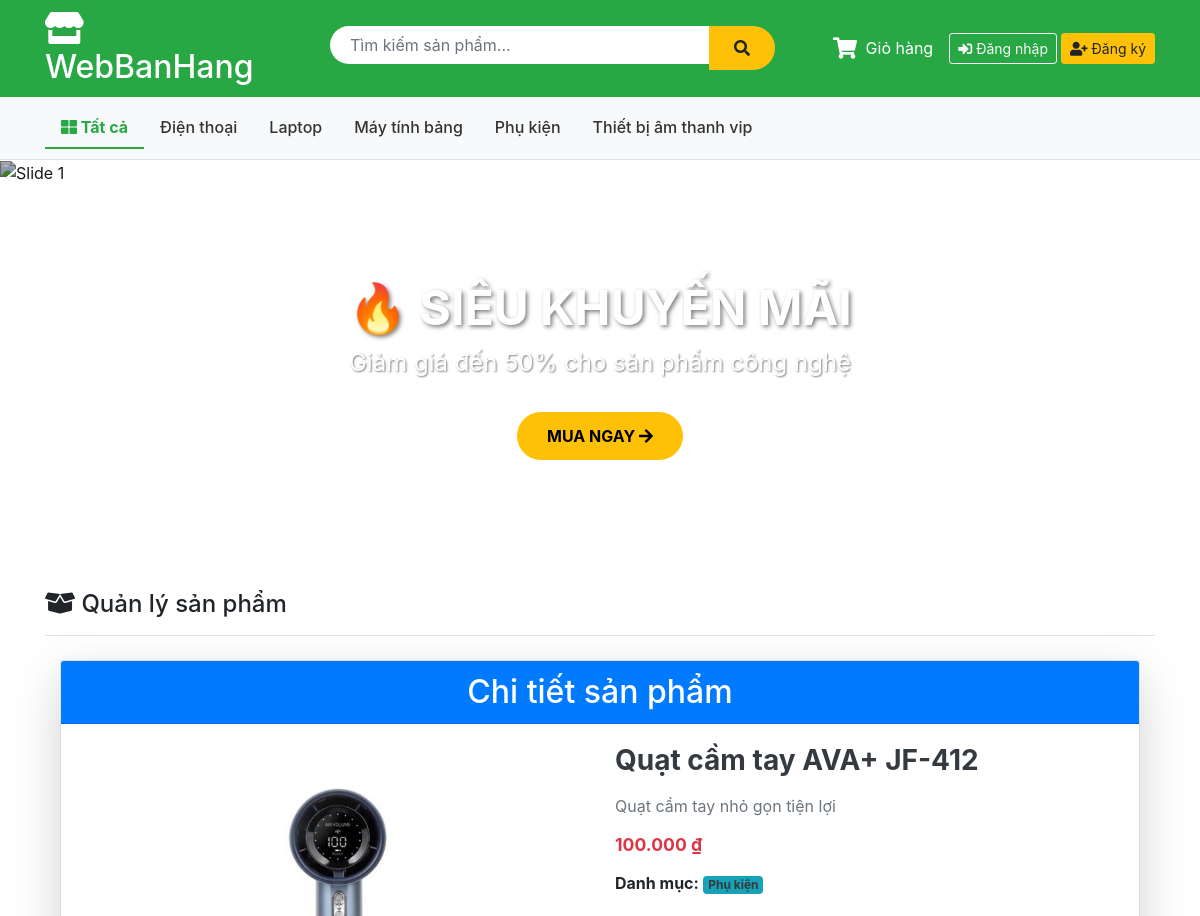
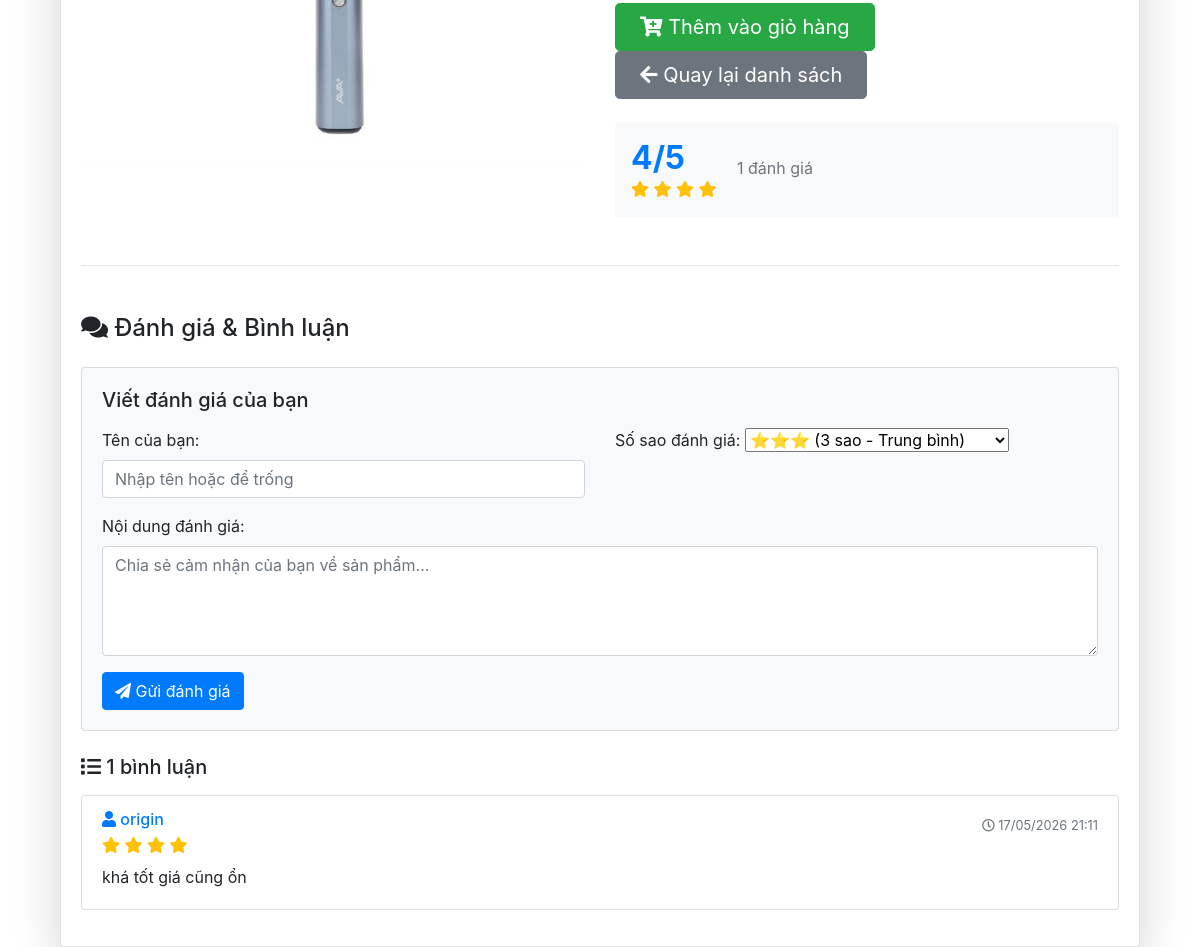
/Product/show/8, run on the app's committed database (2 pictures, top to bottom).
### tables this page shows
CREATE TABLE IF NOT EXISTS `category` (
  `id` int NOT NULL AUTO_INCREMENT,
  `name` varchar(100) NOT NULL,
  `description` text,
  PRIMARY KEY (`id`)
);

CREATE TABLE IF NOT EXISTS `product` (
  `id` int NOT NULL AUTO_INCREMENT,
  `name` varchar(100) NOT NULL,
  `description` text,
  `price` decimal(10,2) NOT NULL,
  `image` varchar(255) DEFAULT NULL,
  `category_id` int DEFAULT NULL,
  PRIMARY KEY (`id`),
  KEY `category_id` (`category_id`),
  CONSTRAINT `product_ibfk_1` FOREIGN KEY (`category_id`) REFERENCES `category` (`id`) ON DELETE CASCADE
);

CREATE TABLE IF NOT EXISTS `reviews` (
  `id` int NOT NULL AUTO_INCREMENT,
  `product_id` int NOT NULL,
  `user_id` int DEFAULT NULL,
  `username` varchar(100) DEFAULT NULL,
  `rating` int NOT NULL,
  `content` text NOT NULL,
  `created_at` timestamp NULL DEFAULT CURRENT_TIMESTAMP,
  PRIMARY KEY (`id`),
  KEY `product_id` (`product_id`),
  CONSTRAINT `reviews_ibfk_1` FOREIGN KEY (`product_id`) REFERENCES `product` (`id`) ON DELETE CASCADE,
  CONSTRAINT `reviews_chk_1` CHECK ((`rating` between 1 and 5))
);

### app/views/product/show.php (the view, shortened to what the rows shown need)
<?php include 'app/views/shares/header.php'; ?>
<div class="container mt-4">
    <div class="card shadow-lg">
        <div class="card-header bg-primary text-white text-center">
            <h2 class="mb-0">Chi tiết sản phẩm</h2>
        </div>
        <div class="card-body">
            <?php if($product): ?>
            <div class="row">
                <div class="col-md-6">
                    <?php if($product->image): ?>
                        <img src="/public/<?php echo htmlspecialchars($product->image); ?>"
                             class="img-fluid rounded"
                             alt="<?php echo htmlspecialchars($product->name); ?>"
                             style="max-height: 500px; width: 100%; object-fit: cover;">
                    <?php endif; ?>
                </div>
                <div class="col-md-6">
                    <h3 class="text-dark font-weight-bold mb-3">
                        <?php echo htmlspecialchars($product->name); ?>
                    </h3>
                    <p class="text-muted">
                        <?php echo nl2br(htmlspecialchars($product->description)); ?>
                    </p>
                    <h4 class="text-danger font-weight-bold my-3">
                        <?php echo number_format((float)($product->price ?? 0), 0, ',', '.'); ?> ₫
                    </h4>
                    <p class="mb-3">
                        <strong>Danh mục:</strong>
                        <span class="badge bg-info text-dark">
                            <?php echo htmlspecialchars($product->category_name ?? 'Chưa phân loại'); ?>
                        </span>
                    </p>
                    <div class="mt-4 d-flex flex-wrap gap-2">
                        <button onclick="addToCart(<?php echo $product->id; ?>)"
                                class="btn btn-success btn-lg px-4"
                                id="btn-add-to-cart">
                            <i class="fas fa-cart-plus"></i> Thêm vào giỏ hàng
                        </button>
                        <a href="/Product" class="btn btn-secondary btn-lg px-4">
                            <i class="fas fa-arrow-left"></i> Quay lại danh sách
                        </a>
                    </div>
                    <?php if(isset($averageRating) && $averageRating['total'] > 0): ?>
                    <div class="mt-4 p-3 bg-light rounded">
                        <div class="d-flex align-items-center">
                            <div class="mr-3">
                                <h2 class="mb-0 text-primary font-weight-bold">
                                    <?php echo $averageRating['average']; ?>/5
                                </h2>
                                <div class="text-warning">
                                    <?php
                                    $avg = round($averageRating['average']);
                                    for($i = 0; $i < 5; $i++):
                                    ?>
                                        <i class="fas fa-star<?php echo $i < $avg ? '' : '-o'; ?>"></i>
                                    <?php endfor; ?>
                                </div>
                            </div>
                            <div>
                                <p class="mb-1 text-muted">
                                    <?php echo $averageRating['total']; ?> đánh giá
                                </p>
                            </div>
                        </div>
                    </div>
                    <?php endif; ?>
                </div>
            </div>
            <hr class="my-5">
            <div class="review-section">
                <h4 class="mb-4"><i class="fas fa-comments"></i> Đánh giá & Bình luận</h4>
                <div class="card bg-light mb-4">
                    <div class="card-body">
                        <h5 class="card-title mb-3">Viết đánh giá của bạn</h5>
                        <form method="POST" action="/Product/saveReview">
                            <div class="row">
                                <div class="col-md-6 mb-3">
                                    <label class="form-label">Tên của bạn:</label>
                                    <input type="text" name="username" class="form-control"
                                           placeholder="Nhập tên hoặc để trống"
                                           value="<?php
                                           echo htmlspecialchars($_SESSION['username'] ?? '');
                                           ?>">
                                </div>
                                <div class="col-md-6 mb-3">
                                    <label class="form-label">Số sao đánh giá:</label>
                                    <select name="rating" class="form-select">
                                        <option value="3" selected>⭐⭐⭐ (3 sao - Trung bình)</option>
                                    </select>
                                </div>
                            </div>
                            <div class="mb-3">
                                <label class="form-label">Nội dung đánh giá:</label>
                                <textarea name="content" class="form-control" rows="4"
                                          placeholder="Chia sẻ cảm nhận của bạn về sản phẩm..." required></textarea>
                            </div>
                            <button type="submit" class="btn btn-primary">
                                <i class="fas fa-paper-plane"></i> Gửi đánh giá
                            </button>
                        </form>
                    </div>
                </div>
                <?php if (!empty($reviews)): ?>
                    <h5 class="mb-3">
                        <i class="fas fa-list"></i>
                        <?php echo count($reviews); ?> bình luận
                    </h5>
                    <?php foreach ($reviews as $review): ?>
                    <div class="card mb-3">
                        <div class="card-body">
                            <div class="d-flex justify-content-between align-items-start">
                                <div>
                                    <h6 class="card-subtitle mb-1 text-primary">
                                        <i class="fas fa-user"></i>
                                        <?php echo htmlspecialchars($review->username ?? 'Ẩn danh'); ?>
                                    </h6>
                                    <div class="text-warning mb-2">
                                        <?php for($i = 0; $i < ($review->rating ?? 0); $i++): ?>
                                            <i class="fas fa-star"></i>
                                        <?php endfor; ?>
                                    </div>
                                </div>
                                <small class="text-muted">
                                    <i class="far fa-clock"></i>
                                    <?php echo date('d/m/Y H:i', strtotime($review->created_at ?? 'now')); ?>
                                </small>
                            </div>
                            <p class="card-text mb-0"><?php echo nl2br(htmlspecialchars($review->content)); ?></p>
                        </div>
                    </div>
                    <?php endforeach; ?>
                <?php endif; ?>
            </div>
            <?php endif; ?>
        </div>
    </div>
</div>
<?php include 'app/views/shares/footer.php'; ?>

### app/views/shares/header.php (shortened to what the rows shown need)
<!DOCTYPE html>
<html lang="vi">
<head>
    <link href="https://stackpath.bootstrapcdn.com/bootstrap/4.5.2/css/bootstrap.min.css" rel="stylesheet">
    <link rel="stylesheet" href="https://cdnjs.cloudflare.com/ajax/libs/font-awesome/5.15.4/css/all.min.css">
</head>
<body>
    <div class="header-top">
        <div class="container">
            <div class="row align-items-center">
                <div class="col-md-3">
                    <h2 class="text-white mb-0">
                        <a href="/Product" style="color: white; text-decoration: none;">
                            <i class="fas fa-store"></i> WebBanHang
                        </a>
                    </h2>
                </div>
            </div>
        </div>
    </div>
    <div class="category-nav">
        <div class="container">
            <ul class="nav">
                <?php
                $db = (new Database())->getConnection();
                $stmt = $db->query("SELECT * FROM category ORDER BY name ASC");
                $cats = $stmt->fetchAll(PDO::FETCH_OBJ);
                foreach ($cats as $cat):
                    $isActive = (isset($_GET['category']) && $_GET['category'] == $cat->id) ? 'active' : '';
                ?>
                <li class="nav-item">
                    <a class="nav-link <?php echo $isActive; ?>"
                       href="/Product?category=<?php echo $cat->id; ?>">
                        <?php echo htmlspecialchars($cat->name); ?>
                    </a>
                </li>
                <?php endforeach; ?>
            </ul>
        </div>
    </div>
    <div class="container mt-4">

### data on the page
category: name "Điện thoại"
category: name "Laptop"
category: name "Máy tính bảng"
category: name "Phụ kiện"
category: name "Thiết bị âm thanh vip"
product: image (picture), name "Quạt cầm tay AVA+ JF-412", description "Quạt cầm tay nhỏ gọn tiện lợi", price "100.000", category.name "Phụ kiện"
reviews: username "origin", rating 4 (drawn), created_at "17/05/2026 21:11", content "khá tốt giá cũng ổn"

### other printed values
$averageRating['average'] "4"
$averageRating['total'] "1"
count($reviews) "1"
